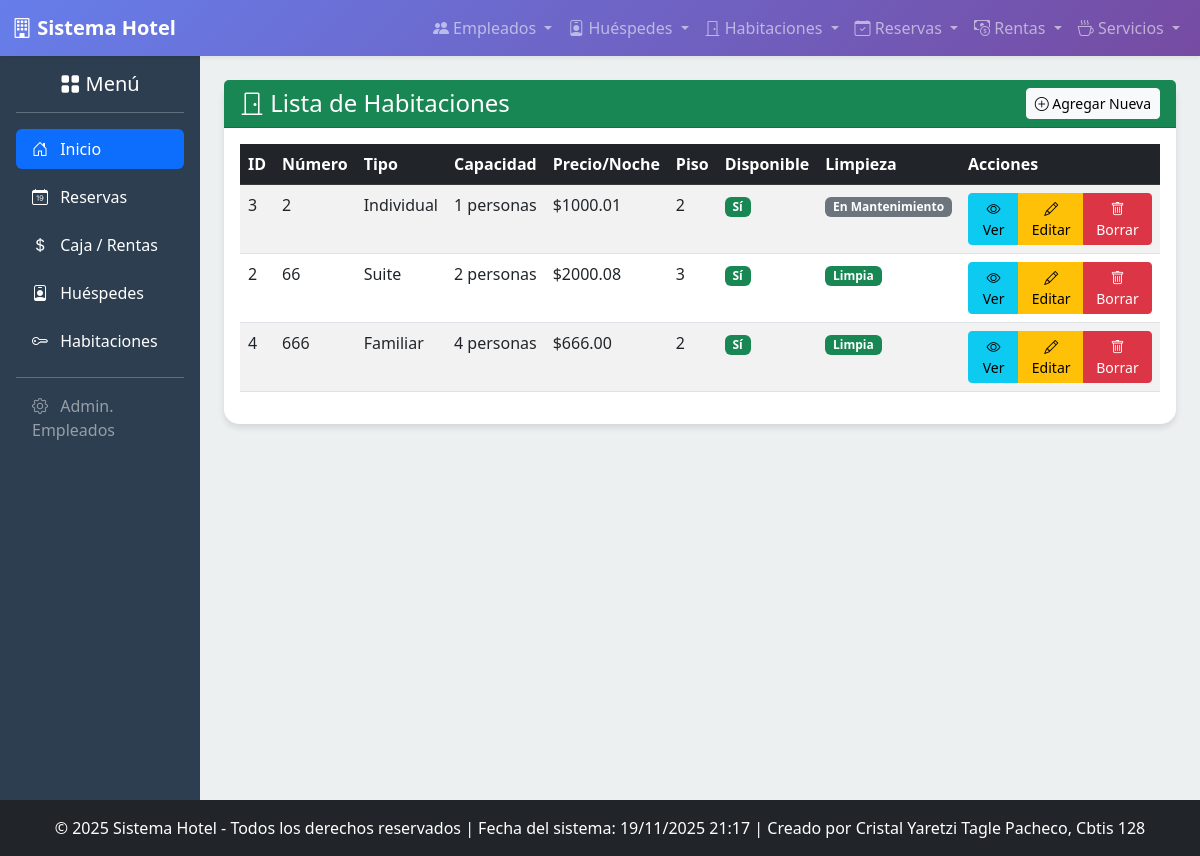
/habitaciones/ver/, run on the app's committed database.
### app_Hotel/models.py (models this page shows, shortened)
class Habitacion(models.Model):
    TIPOS_HABITACION = (
        ('IND', 'Individual'),
        ('DOB', 'Doble'),
        ('SUI', 'Suite'),
        ('FAM', 'Familiar'),
    )
    ESTADOS_LIMPIEZA = (
        ('LIM', 'Limpia'),
        ('SUC', 'Sucia'),
        ('MNT', 'En Mantenimiento'),
    )
    numero = models.IntegerField(unique=True)
    tipo = models.CharField(max_length=3, choices=TIPOS_HABITACION)
    capacidad = models.IntegerField(help_text='Máximo número de personas.')
    precio_por_noche = models.DecimalField(max_digits=8, decimal_places=2)
    disponibles = models.BooleanField(default=True, help_text='Indica si la habitación está lista para ser reservada.')
    piso = models.IntegerField()
    estado_limpieza = models.CharField(max_length=3, choices=ESTADOS_LIMPIEZA, default='LIM')
    class Meta:
        verbose_name_plural = "Habitaciones"
        ordering = ['numero']

### app_Hotel/views.py (the view)
# urls.py: path('habitaciones/ver/', views.ver_habitaciones, name='ver_habitaciones'),
def ver_habitaciones(request):
    habitaciones = Habitacion.objects.all()
    return render(request, 'habitacion/ver_habitaciones.html', {'habitaciones': habitaciones})

### app_Hotel/templates/habitacion/ver_habitaciones.html
{% extends 'base.html' %}
{% block content %}
<div class="row">
    <div class="col-12">
        <div class="card">
            <div class="card-header bg-success text-white d-flex justify-content-between align-items-center">
                <h4 class="mb-0"><i class="bi bi-door-closed"></i> Lista de Habitaciones</h4>
                <a href="{% url 'agregar_habitacion' %}" class="btn btn-light btn-sm">
                    <i class="bi bi-plus-circle"></i> Agregar Nueva
                </a>
            </div>
            <div class="card-body">
                <div class="table-responsive">
                    <table class="table table-striped table-hover">
                        <thead class="table-dark">
                            <tr>
                                <th>ID</th>
                                <th>Número</th>
                                <th>Tipo</th>
                                <th>Capacidad</th>
                                <th>Precio/Noche</th>
                                <th>Piso</th>
                                <th>Disponible</th>
                                <th>Limpieza</th>
                                <th>Acciones</th>
                            </tr>
                        </thead>
                        <tbody>
                            {% for habitacion in habitaciones %}
                            <tr>
                                <td>{{ habitacion.id }}</td>
                                <td>{{ habitacion.numero }}</td>
                                <td>{{ habitacion.get_tipo_display }}</td>
                                <td>{{ habitacion.capacidad }} personas</td>
                                <td>${{ habitacion.precio_por_noche }}</td>
                                <td>{{ habitacion.piso }}</td>
                                <td>
                                    {% if habitacion.disponibles %}
                                        <span class="badge bg-success">Sí</span>
                                    {% else %}
                                        <span class="badge bg-danger">No</span>
                                    {% endif %}
                                </td>
                                <td>
                                    <span class="badge
                                        {% if habitacion.estado_limpieza == 'LIM' %}bg-success
                                        {% elif habitacion.estado_limpieza == 'SUC' %}bg-warning
                                        {% else %}bg-secondary{% endif %}">
                                        {{ habitacion.get_estado_limpieza_display }}
                                    </span>
                                </td>
                                <td>
                                    <div class="btn-group" role="group">
                                        <a href="#" class="btn btn-info btn-sm">
                                            <i class="bi bi-eye"></i> Ver
                                        </a>
                                        <a href="{% url 'realizar_actualizacion_habitacion' habitacion.id %}" class="btn btn-warning btn-sm">
                                            <i class="bi bi-pencil"></i> Editar
                                        </a>
                                        <a href="{% url 'realizar_borrado_habitacion' habitacion.id %}" class="btn btn-danger btn-sm">
                                            <i class="bi bi-trash"></i> Borrar
                                        </a>
                                    </div>
                                </td>
                            </tr>
                            {% empty %}
                            <tr>
                                <td colspan="9" class="text-center">No hay habitaciones registradas</td>
                            </tr>
                            {% endfor %}
                        </tbody>
                    </table>
                </div>
            </div>
        </div>
    </div>
</div>
{% endblock %}

### app_Hotel/templates/base.html (style rules this page uses)
body { background-color: #f8f9fa; font-family: 'Segoe UI', Tahoma, Geneva, Verdana, sans-serif; }
.card { border: none; border-radius: 15px; box-shadow: 0 4px 6px rgba(0,0,0,0.1); transition: transform 0.3s ease; }

### data on the page
Habitacion: id "3", numero "2", tipo "Individual", capacidad "1", precio_por_noche "1000.01", piso "2", disponibles "Sí", estado_limpieza "En Mantenimiento"
Habitacion: id "2", numero "66", tipo "Suite", capacidad "2", precio_por_noche "2000.08", piso "3", disponibles "Sí", estado_limpieza "Limpia"
Habitacion: id "4", numero "666", tipo "Familiar", capacidad "4", precio_por_noche "666.00", piso "2", disponibles "Sí", estado_limpieza "Limpia"
